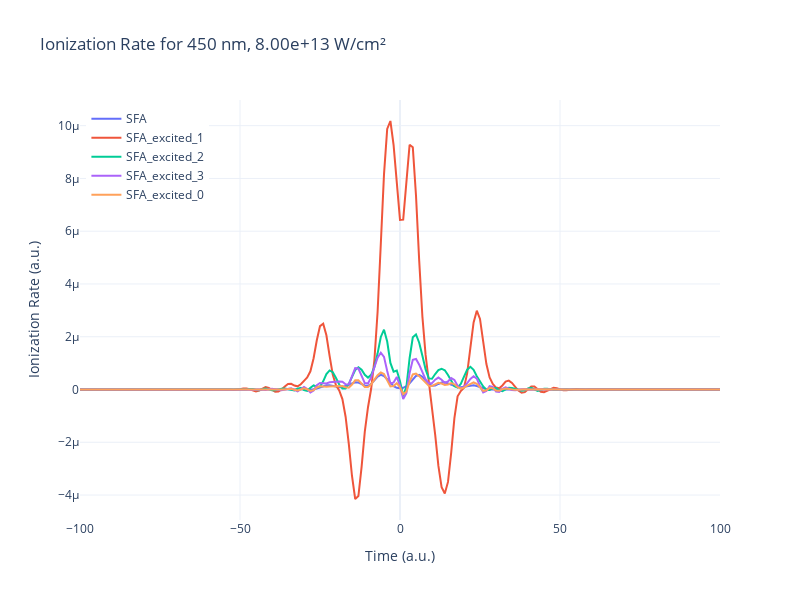

Notebook code cell kept with this figure:
### Code cell
%autoreload
# data = plotter(params, time_recon, rate_SFA, rateExcited_1, rateExcited_2, rateExcited_3, useTex=False)

# data.matplot4()

fig = go.Figure()
fig.add_trace(go.Scatter(x=time_recon, y=rate_SFA, mode='lines', name='SFA'))
fig.add_trace(go.Scatter(x=time_recon_1, y=np.real(rateExcited_1), mode='lines', name='SFA_excited_1'))
fig.add_trace(go.Scatter(x=time_recon_2, y=np.real(rateExcited_2), mode='lines', name='SFA_excited_2'))
fig.add_trace(go.Scatter(x=time_recon_3, y=np.real(rateExcited_3), mode='lines', name='SFA_excited_3'))
fig.add_trace(go.Scatter(x=time_recon_0, y=np.real(rateExcited_0), mode='lines', name='SFA_excited_0'))
lam0 = params['lam0']
intensity = params['intensity']
fig.update_layout(
    title=f'Ionization Rate for {lam0} nm, {intensity:.2e} W/cm²',
    xaxis_title='Time (a.u.)',
    yaxis_title='Ionization Rate (a.u.)',
    legend=dict(x=0.01, y=0.99),
    template='plotly_white',
    xaxis_range=[-100, 100],
    width=800,
    height=600
)
# truncate y-axis
fig.show()

filename = f"plots/ionRate_{params['lam0']}_c0-is-1.html"
if not os.path.exists(filename):
    fig.write_html(filename)
    print(f"Plot saved as {filename}")
else:
    print(f"File {filename} already exists - skipping save")

### Figure 1 — Plotly figure (JSON) as saved in the notebook; plotly's stock layout.template omitted (floating-point values rounded to 4 significant figures; data arrays with more than 128 entries replaced by an {"elided": "..."} marker saying what was removed)
{"data": [{"mode": "lines", "name": "SFA", "type": "scatter", "x": {"elided": "333 int values"}, "y": {"elided": "333 float values"}}, {"mode": "lines", "name": "SFA_excited_1", "type": "scatter", "x": {"elided": "524 int values"}, "y": {"elided": "524 float values"}}, {"mode": "lines", "name": "SFA_excited_2", "type": "scatter", "x": {"elided": "364 int values"}, "y": {"elided": "364 float values"}}, {"mode": "lines", "name": "SFA_excited_3", "type": "scatter", "x": {"elided": "333 int values"}, "y": {"elided": "333 float values"}}, {"mode": "lines", "name": "SFA_excited_0", "type": "scatter", "x": {"elided": "333 int values"}, "y": {"elided": "333 float values"}}], "layout": {"height": 600, "legend": {"x": 0.01, "y": 0.99}, "title": {"text": "Ionization Rate for 450 nm, 8.00e+13 W/cm²"}, "width": 800, "xaxis": {"range": [-100, 100], "title": {"text": "Time (a.u.)"}}, "yaxis": {"title": {"text": "Ionization Rate (a.u.)"}}}}
